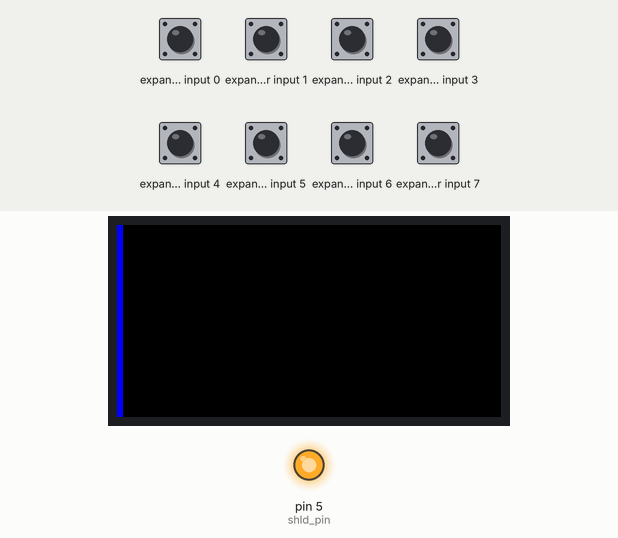
A sketch run on a simulated Arduino Mega 2560, built with avr-gcc and run on an emulated ATmega2560. On the bench: 64×32 colour display, output pins drawn as LEDs (lit = HIGH). Wiring (inferred from the names in the program): 2 × input shift register (74HC165): load pin 47, clock pin 3, serial out pin 6, CE pin 4 / load pin 46, clock pin 49, serial out pin 48. Inputs (shaded band) come from the test bench; at power-on: expander input 0–7 HIGH. Pins used as bus, display or sensor lines are not drawn; what the sketch prints to the serial monitor is not drawn. At 6.6 s the program stops and its outputs stay as they are.

Above: at 0.16 s.
At 0.88 s:
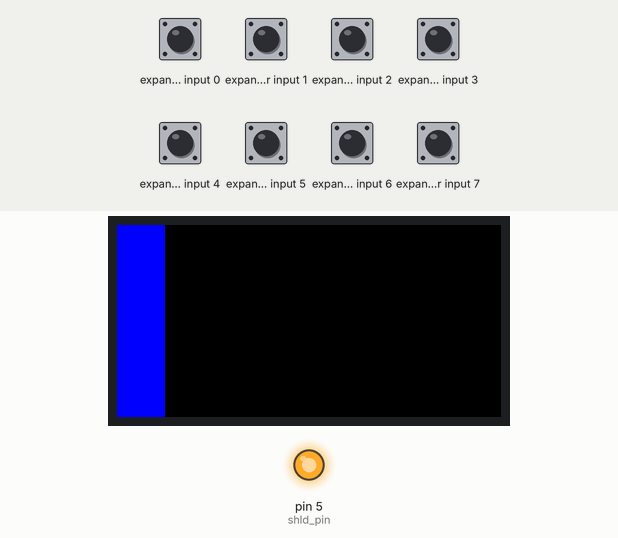
At 1.69 s:
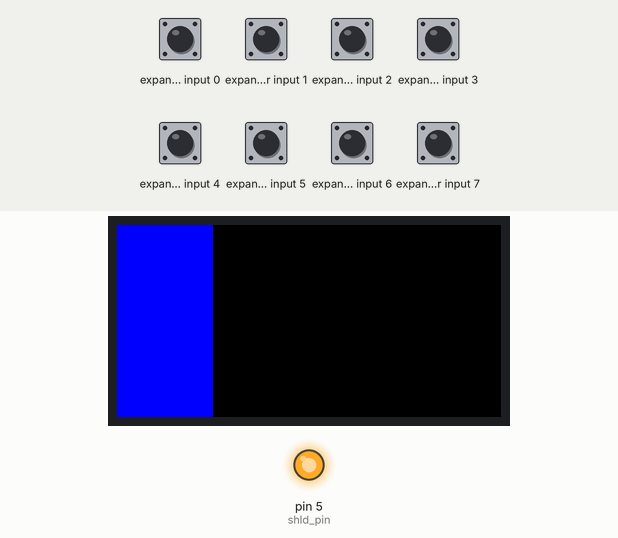
At 3.33 s:
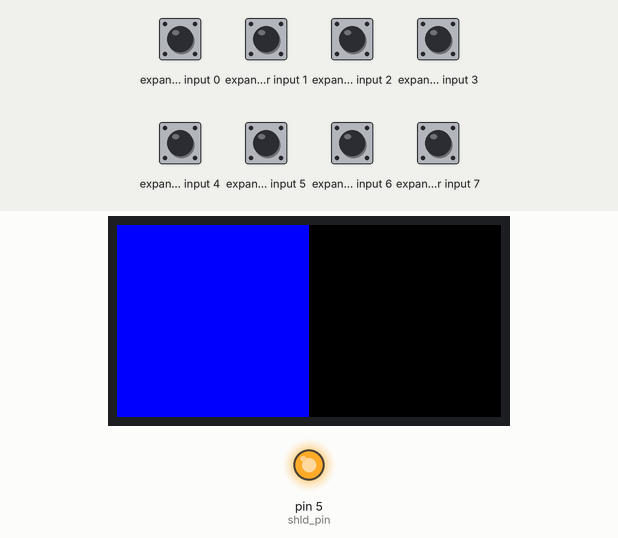
At 4.86 s:
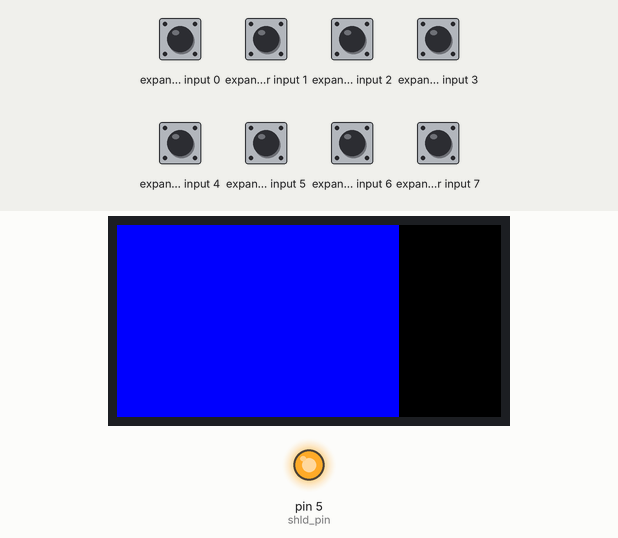
At 6.49 s:
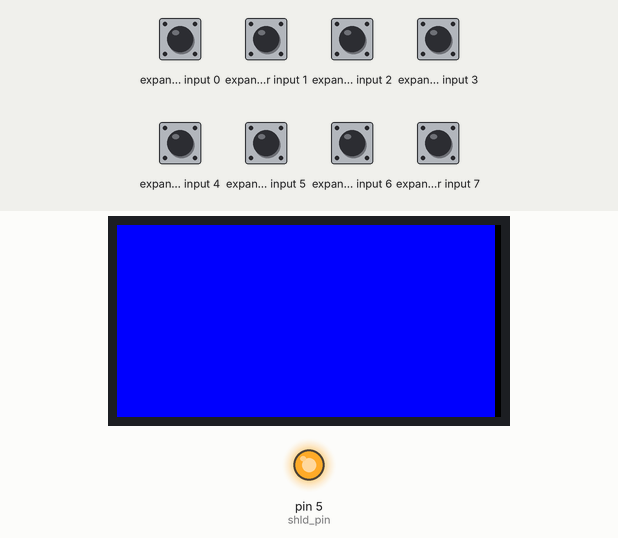

The sketch:

rule110-final.ino
```cpp
#include <Adafruit_GFX.h>   // Core graphics library
#include <RGBmatrixPanel.h> // Hardware-specific library

#define OE   9
#define LAT 10
#define CLK 11
#define A   A0
#define B   A1
#define C   A2
#define D   A3

RGBmatrixPanel matrix(A, B, C, D, CLK, LAT, OE, false, 64);

const int data_pin = 6; //  SER_OUT (serial data out)
const int shld_pin = 5; // SH/!LD (shift or active low load)
const int clk_pin = 3; //  CLK (the clock that times the shifting)
const int ce_pin = 4; //  !CE (clock enable, active low)

const int data_pin_2 = 48;
const int ce_pin_2 = 46;
const int shld_pin_2 = 47;
const int clk_pin_2 = 49;

byte incoming1;
byte incoming2;
byte incoming3;
byte incoming4;

byte colour1;
byte colour2;


//int start[] = { 0, 1, 0, 0, 1, 0, 1, 0,
//                0, 0, 1, 0, 1, 1, 0, 1,
//                1, 1, 1, 0, 0, 1, 1, 1,
//                0, 1, 0, 1, 1, 0, 0, 1
//              };
int start[32] = {0};

int* row1;
int* row2;

int x = 0;
int y = 0;

void setup() {

  //shift registers for buttons
  Serial.begin(9600);

  // Initialize each digital pin to either output or input
  // We are commanding the shift register with each pin with the exception of the serial
  // data we get back on the data_pin line.
  pinMode(shld_pin, OUTPUT);
  pinMode(ce_pin, OUTPUT);
  pinMode(clk_pin, OUTPUT);
  pinMode(data_pin, INPUT);
  pinMode(shld_pin_2, OUTPUT);
  pinMode(ce_pin_2, OUTPUT);
  pinMode(clk_pin_2, OUTPUT);
  pinMode(data_pin_2, INPUT);

  // Required initial states of these two pins according to the datasheet timing diagram
  digitalWrite(clk_pin, HIGH);
  digitalWrite(shld_pin, HIGH);
  digitalWrite(clk_pin_2, HIGH);
  digitalWrite(shld_pin_2, HIGH);

  read_shift_regs();
  read_color_shift_regs();
  Serial.println("colours: ");
  print_byte(colour1);
  print_byte(colour2);
  Serial.println(transform(colour1));
  Serial.println(transform(colour2));
  fill_starting_row();

  //matrix
  matrix.begin();
  matrix.fillScreen(0);
  row1 = start;
  displayRow(row1);
  row2 = (int*) malloc(sizeof(int) * 32);
}

int i = 0;
int j = 0;
void loop() {

  for (x = 0; x < 64; x++) {
    int* row;
    if (x % 2) {
      apply_rule(row2, row1);
      row = row2;
    } else {
      apply_rule(row1, row2);
      row = row1;
    }
    //    j = (j + 1) % 24;
    //    Serial.print(x);
    //    Serial.print(":  ");
    //    displayRow(row);
    //    Serial.print("row1 ");
    //    displayRow(row1);
    //    Serial.print("row2 ");
    //    displayRow(row2);
    for (y = 0; y < 32; y++) {
      if (row[y]) {
        matrix.drawPixel(x, y, transform(colour1));
      } else {
        matrix.drawPixel(x, y, transform(colour2));
      }

    }
    delay(100);
  }
  for (;;);
}

void apply_rule(int a[32], int b[32]) {
  for (int i = 0; i < 32; i++) {
    if (i == 0 || i == 31) {
      b[i] = a[i] & 1;
    } else {
      if ( (a[i - 1] && a[i] && !a[i + 1]) ||
           (a[i - 1] && !a[i] && a[i + 1]) ||
           (!a[i - 1] && a[i] && a[i + 1]) ||
           (!a[i - 1] && a[i] && !a[i + 1]) ||
           (!a[i - 1] && !a[i] && a[i + 1])
         ) {
        b[i] = 1;
      } else {
        b[i] = 0;
      }
    }

  }
  //  return b;
}


// Input a value 0 to 24 to get a color value.
// The colours are a transition r - g - b - back to r.
uint16_t Wheel(byte WheelPos) {
  if (WheelPos < 8) {
    return matrix.Color333(7 - WheelPos, WheelPos, 0);
  } else if (WheelPos < 16) {
    WheelPos -= 8;
    return matrix.Color333(0, 7 - WheelPos, WheelPos);
  } else {
    WheelPos -= 16;
    return matrix.Color333(0, WheelPos, 7 - WheelPos);
  }
}

byte read_shift_regs()
{
  byte the_shifted = 0;  // An 8 bit number to carry each bit value of A-H

  // Trigger loading the state of the A-H data lines into the shift register
  digitalWrite(shld_pin, LOW);
  delayMicroseconds(5); // Requires a delay here according to the datasheet timing diagram
  digitalWrite(shld_pin, HIGH);
  delayMicroseconds(5);

  // Required initial states of these two pins according to the datasheet timing diagram
  pinMode(clk_pin, OUTPUT);
  pinMode(data_pin, INPUT);
  digitalWrite(clk_pin, HIGH);
  digitalWrite(ce_pin, LOW); // Enable the clock

  // Get the A-H values
  //the_shifted = shiftIn(data_pin, clk_pin, MSBFIRST);
  incoming1 = shiftIn(data_pin, clk_pin, MSBFIRST);
  incoming2 = shiftIn(data_pin, clk_pin, MSBFIRST);
  incoming3 = shiftIn(data_pin, clk_pin, MSBFIRST);
  incoming4 = shiftIn(data_pin, clk_pin, MSBFIRST);
  digitalWrite(ce_pin, HIGH); // Disable the clock

  return the_shifted;

}

byte read_color_shift_regs()
{
  byte the_shifted = 0;  // An 8 bit number to carry each bit value of A-H

  // Trigger loading the state of the A-H data lines into the shift register
  digitalWrite(shld_pin_2, LOW);
  delayMicroseconds(5); // Requires a delay here according to the datasheet timing diagram
  digitalWrite(shld_pin_2, HIGH);
  delayMicroseconds(5);

  // Required initial states of these two pins according to the datasheet timing diagram
  pinMode(clk_pin_2, OUTPUT);
  pinMode(data_pin_2, INPUT);
  digitalWrite(clk_pin_2, HIGH);
  digitalWrite(ce_pin_2, LOW); // Enable the clock

  // Get the A-H values
  //the_shifted = shiftIn(data_pin, clk_pin, MSBFIRST);
  colour1 = shiftIn(data_pin_2, clk_pin_2, MSBFIRST);
  colour2 = shiftIn(data_pin_2, clk_pin_2, MSBFIRST);
  digitalWrite(ce_pin_2, HIGH); // Disable the clock

  return the_shifted;

}

// A function that prints all the 1's and 0's of a byte, so 8 bits +or- 2
void print_byte(byte val)
{
  byte i;
  for (byte i = 0; i <= 7; i++)
  {
    Serial.print(val >> i & 1, BIN); // Magic bit shift, if you care look up the <<, >>, and & operators
  }
  Serial.print("\n"); // Go to the next line, do not collect $200
}

void fill_starting_row() {
  int i = 0;
  byte data;
  for (i = 0; i < 8; i++) {
    data = incoming1 >> i & 1;
    thang(i, data);
    start[i] = data;
  }
  for (i = 8; i < 16; i++) {
    data = incoming2 >> (i - 8) & 1;
    thang(i, data);
    start[i] = data;
  }
  for (i = 16; i < 24; i++) {
    data = !(incoming3 >> (i - 16) & 1);
    thang(i, data);
    start[i] = data;
  }
  for (i = 24; i < 32; i++) {
    data = !(incoming4 >> (i - 24) & 1);
    thang(i, data);
    start[i] = data;
  }
  Serial.print("\n");
}

void thang(int i, byte thing) {
  //  Serial.print(i);
  //  Serial.print(" : ");
  Serial.print(thing, BIN);
  Serial.print(" ");
}

void displayRow(int b[32]) {
  for (int a = 0; a < 32; a++) {
    thang(a, b[a]);
  }
  Serial.print("\n");
}

uint16_t transform(byte input) {
  //    return matrix.Color333(7 - WheelPos, WheelPos, 0);
  switch (input) {
    case 1:
      return Wheel(0);
    case 2:
      return Wheel(3);
    case 4:
      return Wheel(6);
    case 8:
      return Wheel(9);
    case 16:
      return Wheel(12);
    case 32:
      return Wheel(15);
    case 64:
      return Wheel(18);
    case 128:
      return Wheel(21);
    default:
      return Wheel(24);
  }
}
```
